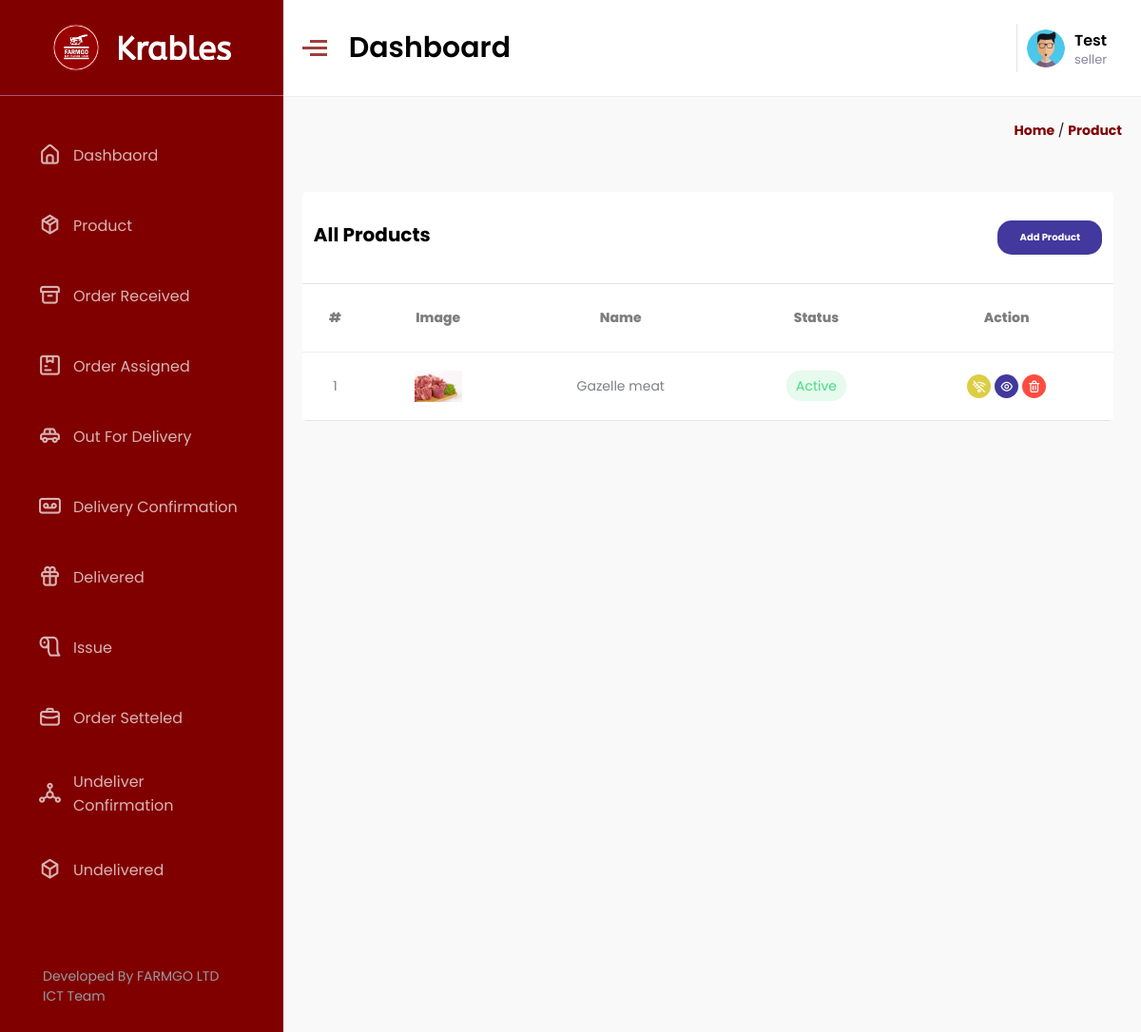
/seller/product.php (signed in), run on the app's committed database.
### tables this page shows
CREATE TABLE `product` (
  `id` int(11) NOT NULL,
  `cat_id` int(11) NOT NULL,
  `scat_id` int(11) NOT NULL,
  `product_name` varchar(255) NOT NULL,
  `img1` varchar(255) NOT NULL,
  `img2` varchar(255) NOT NULL,
  `img3` varchar(255) NOT NULL,
  `img4` varchar(255) NOT NULL,
  `price` float NOT NULL,
  `sell_price` float NOT NULL,
  `fa` float NOT NULL,
  `shrt_desc` varchar(250) NOT NULL,
  `description` text NOT NULL,
  `qty` int(11) NOT NULL,
  `disclaimer` varchar(50) NOT NULL,
  `isappp` int(11) NOT NULL,
  `isnew` tinyint(1) NOT NULL,
  `bs` tinyint(1) NOT NULL,
  `status` tinyint(1) NOT NULL,
  `added_by` int(11) NOT NULL,
  `belonging_city` int(11) NOT NULL,
  `tax` float NOT NULL,
  `sku` varchar(255) NOT NULL
);

### seller/product.php (the view)
<?php
require('require/top.php');
?>
<div class="path">
    <div class="container">
        <a href="index.php">Home</a>
        /
        <a href="product.php">product</a>
    </div>
</div>
<div class="cartrow" id="catrow">
    <div class="gh">
        <div class="heading">
            <h3>All products</h3>
            <a href="add_product.php?b=1973">Add Product</a>
        </div>
        <div class="maincontainer">
            <table class="wishlist">
                <thead>
                    <th>#</th>
                    <th>Image</th>
                    <th>Name</th>
                    <th>Status</th>
                    <th>Action</th>
                </thead>
                <tbody>
                    <?php
                    $sellerid = $_SESSION['SELLER_ID'];
                    $query = "select * from product where added_by='$sellerid' order by id desc";
                    $res = mysqli_query($con, $query);
                    $i = 1;
                    while ($row = mysqli_fetch_assoc($res)) {
                        $st = '';
                        $cb = '';
                        $idd = $row['id'];
                        if ($row['isappp'] == 0) {
                            $st = "<span class='badge ofd'> Pending </span>";
                        } else if ($row['isappp'] == 2) {
                            $st = "<span class='badge red'> Rejected </span>";
                        } else if ($row['status'] == 1) {
                            $st = "<span class='badge green'> Active </span>";
                            $cb = '<a href="javascript:void(0)" class="nedit" onclick="product_acdc(' . $idd . ', 0)">
                            <i class="uil uil-wifi-slash"></i>
                        </a>';
                        } else {
                            $st = "<span class='badge ofd'> Deactive </span>";
                            $cb = '<a href="javascript:void(0)" class="edit" onclick="product_acdc(' . $idd . ', 1)">
                            <i class="uil uil-wifi"></i>
                            </a>';
                        }
                    ?>
                        <tr>
                            <td>
                                <?php echo $i; ?>
                            </td>
                            <td>
                                <a href="javascript:void(0)">
                                    <img src="../media/product/<?php echo $row['img1']; ?>" alt="product" />
                                </a>
                            </td>
                            <td> <?php echo $row['product_name']; ?></td>
                            <td>
                                <?php echo $st; ?>
                            </td>
                            <td>
                                <div class="acn">
                                    <?php echo $cb; ?>
                                    <a href="product-detail.php?d=<?php echo $row['id']; ?>" class="view">
                                        <i class="uil uil-eye"></i>
                                    </a>
                                    <a href="" class="del">
                                        <i class="uil uil-trash-alt"></i>
                                    </a>
                                </div>
                            </td>
                        </tr>
                    <?php
                        $i++;
                    }
                    ?>
                </tbody>
            </table>
        </div>
    </div>
</div>
<?php
require("require/foot.php");
?>

### seller/assets/css/style.css (style rules this page uses)
* { margin: 0; padding: 0; -webkit-box-sizing: border-box; box-sizing: border-box; font-family: 'Poppins', sans-serif; }
html { font-size: 62.5%; }
body { background-color: #f9f9f9; }
a { color: #495057; text-transform: none; text-decoration: none; cursor: pointer; }
img { height: 100%; width: 100%; }
i { font-size: 1.8rem; cursor: pointer; }
.badge { padding: 0.6rem 1rem; border-radius: 15px; }
.green { background-color: #e6faee; color: #43dc80; }
.main .right-part .path { font-size: 14px; line-height: 1.4285em; color: rgba(0, 0, 0, 0.87); }
.main .right-part .path .container { width: 100%; padding: 2.5rem 2rem; text-align: right; }
.main .right-part .path .container a { color: maroon; font-weight: 700; text-transform: capitalize; }
.right-part .cartrow { margin: 1.5rem 0; display: -webkit-box; display: -ms-flexbox; display: flex; -ms-flex-pack: distribute; justify-content: space-around; }
.right-part .cartrow .gh { width: 100%; padding: 1.5rem 2rem; }
.right-part .cartrow .gh .heading { padding: 3rem 1.2rem; display: -webkit-box; display: -ms-flexbox; display: flex; -webkit-box-pack: justify; -ms-flex-pack: justify; justify-content: space-between; background-color: #fff; width: 99%; border-radius: 5px 5px 0 0; border-bottom: 1px solid #e1e4e8; }
.right-part .cartrow .gh .heading h3 { font-size: 2rem; text-transform: capitalize; }
.right-part .cartrow .gh .heading a { min-width: 110px; padding: 1rem 0; background-color: #42389d; border-color: #42389d; color: #fff; border-radius: 15px; display: -webkit-box; display: -ms-flexbox; display: flex; -webkit-box-align: center; -ms-flex-align: center; align-items: center; -webkit-box-pack: center; -ms-flex-pack: center; justify-content: center; font-weight: 1.4px; font-weight: 700; }
.right-part .cartrow .gh .maincontainer { background-color: #fff; border-radius: 0 0 5px 5px; width: 99%; overflow-x: auto; }
.right-part .cartrow .gh .maincontainer table { min-height: 10rem; min-width: 70rem; }
.right-part .cartrow .gh .maincontainer table thead { font-size: 1.4rem; font-weight: 800; color: #7e7e7e; }
.right-part .cartrow .gh .maincontainer table thead th { padding: 2.5rem 1rem; border-bottom: 1px solid #eee; font-weight: 800; }
.right-part .cartrow .gh .maincontainer table tbody td { padding: 1.8rem 1rem; font-size: 1.4rem; text-align: center !important; color: #7e8082; border-bottom: 1px solid #e1e4e8; }
.right-part .cartrow .gh .maincontainer table tbody td a { display: -webkit-box; display: -ms-flexbox; display: flex; width: 5rem; margin: 0.1rem auto; }
.right-part .cartrow .gh .maincontainer table tbody td .acn { display: -webkit-box; display: -ms-flexbox; display: flex; -webkit-box-align: center; -ms-flex-align: center; align-items: center; -webkit-box-pack: center; -ms-flex-pack: center; justify-content: center; }
.right-part .cartrow .gh .maincontainer table tbody td .acn a { margin: 0; height: 2.5rem; width: 2.5rem; display: -webkit-box; display: -ms-flexbox; display: flex; -webkit-box-align: center; -ms-flex-align: center; align-items: center; -webkit-box-pack: center; -ms-flex-pack: center; justify-content: center; border-radius: 50%; margin: 0 0.2rem; }
.right-part .cartrow .gh .maincontainer table tbody td .acn a i { color: #fff; font-size: 1.5rem; }
.right-part .cartrow .gh .maincontainer table tbody td .acn .view { background-color: #42389d; }
.right-part .cartrow .gh .maincontainer table tbody td .acn .nedit { background-color: #dccd43; }
.right-part .cartrow .gh .maincontainer table tbody td .acn .del { background-color: #ff4c41; }
.right-part .cartrow .gh .maincontainer .wishlist { width: 100%; border-collapse: collapse; }

### data on the page
product: img1 (picture), product_name "Gazelle meat", status "Active"
